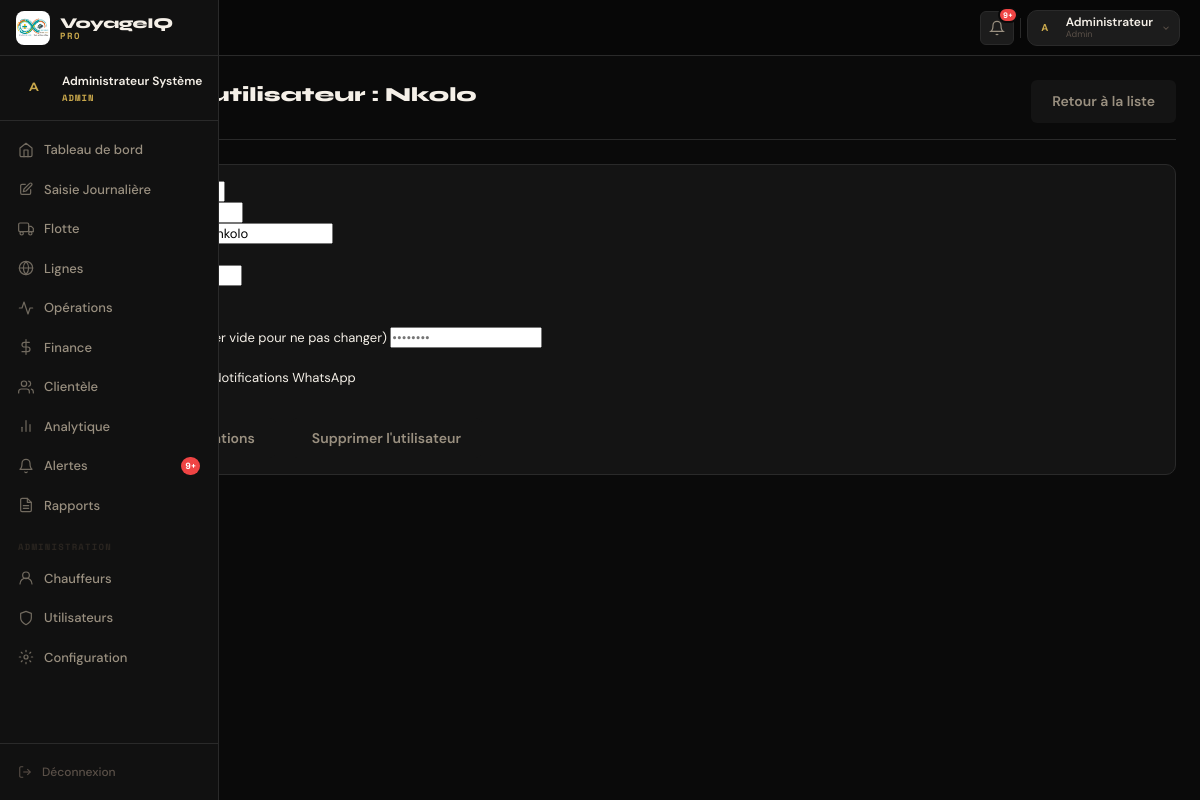
The page /admin/modifier-utilisateur/9 (signed in) on the database its author committed.
### app/models/utilisateur.py (models this page shows, shortened)
class Utilisateur(UserMixin, db.Model):
    __tablename__ = 'utilisateurs'
    id              = db.Column(db.Integer, primary_key=True)
    identifiant     = db.Column(db.String(50),  unique=True, nullable=False)
    nom             = db.Column(db.String(100), nullable=False)
    prenom          = db.Column(db.String(100), nullable=True)
    matricule       = db.Column(db.String(20),  unique=True, nullable=True)  # ← NOUVEAU
    telephone       = db.Column(db.String(20),  nullable=True)               # ← NOUVEAU
    telephone_whatsapp = db.Column(db.String(20), nullable=True)             # ← NOUVEAU (envoi rapports)
    email           = db.Column(db.String(150), unique=True, nullable=True)  # ← NOUVEAU
    adresse         = db.Column(db.String(200), nullable=True)               # ← NOUVEAU
    photo           = db.Column(db.String(255), nullable=True)               # ← NOUVEAU (chemin fichier)
    bio             = db.Column(db.Text,        nullable=True)               # ← NOUVEAU
    role            = db.Column(db.String(20),  nullable=False, default='superviseur')
    agence          = db.Column(db.String(100), nullable=True)
    pwd_hash        = db.Column(db.String(255), nullable=False)
    actif           = db.Column(db.Boolean, default=True)
    created_at      = db.Column(db.DateTime, default=lambda: datetime.now(timezone.utc))
    last_login      = db.Column(db.DateTime, nullable=True)
    notif_email     = db.Column(db.Boolean, default=True)                    # ← NOUVEAU
    notif_whatsapp  = db.Column(db.Boolean, default=False)                   # ← NOUVEAU
    def can_access(self, page):
        return page in ROLE_PAGES.get(self.role, [])

### app/blueprints/bp_admin.py (the view, shortened to what this page needs)
@bp_admin.route('/modifier-utilisateur/<int:uid>', methods=['GET', 'POST'])
@login_required
@role_required('admin')
def modifier_utilisateur(uid):
    u = Utilisateur.query.get_or_404(uid)
    return render_template('admin/modifier_utilisateur.html', user=u, roles=ROLES)

### app/models/utilisateur.py (called while the page is built)
@login_manager.user_loader
def load_user(user_id):
    if str(user_id).startswith('c-'):
        from app.models.chauffeur import Chauffeur
        return db.session.get(Chauffeur, int(user_id[2:]))
    return db.session.get(Utilisateur, int(user_id))

### app/templates/admin/modifier_utilisateur.html (shortened to what this page needs)
{% extends "base/base_admin.html" %}
{% block content %}
<div class="admin-page">
  <div class="page-header">
    <h1 class="page-title"> Modifier l'utilisateur : {{ user.nom }}</h1>
    <a href="{{ url_for('admin.utilisateurs') }}" class="btn btn-secondary">Retour à la liste</a>
  </div>
  <div class="section-card">
    <form action="{{ url_for('admin.modifier_utilisateur', user_id=user.id) }}" method="POST" enctype="multipart/form-data">
      <div class="form-grid">
        <div class="form-group">
          <label class="form-label">Nom</label>
        </div>
        <div class="form-group">
          <label class="form-label">Prénom</label>
        </div>
        <div class="form-group">
          <label class="form-label">Identifiant (Téléphone)</label>
          <input type="text" name="identifiant" class="form-input" value="{{ user.identifiant }}" required>
        </div>
        <div class="form-group">
          <label class="form-label">Rôle</label>
        </div>
        <div class="form-group">
          <label class="form-label">Agence</label>
        </div>
        <div class="form-group">
          <label class="form-label">Statut</label>
        </div>
      </div>
      <div class="form-group" style="margin-top:20px;">
        <label class="form-label">Nouveau mot de passe (laisser vide pour ne pas changer)</label>
        <input type="password" name="password" class="form-input" placeholder="••••••••">
      </div>
      <div class="form-row" style="margin-top:20px;">
        <label class="checkbox-label">
        </label>
        <label class="checkbox-label">
          Notifications WhatsApp
        </label>
      </div>
      <div style="margin-top: 30px; display: flex; gap: 15px;">
        <button type="submit" class="btn btn-primary">Enregistrer les modifications</button>
        {% if user.id != current_user.id %}
        <button type="button" class="btn btn-danger" onclick="confirmDelete()">Supprimer l'utilisateur</button>
        {% endif %}
      </div>
    </form>
  </div>
</div>
{% endblock %}

### app/templates/base/base_admin.html (shortened to what this page needs)
<!DOCTYPE html>
<html lang="fr" data-theme="admin">
<head>
  <link rel="stylesheet" href="https://cdnjs.cloudflare.com/ajax/libs/font-awesome/6.5.0/css/all.min.css">
  <link rel="stylesheet" href="{{ url_for('static', filename='css/base/variables.css') }}">
  <link rel="stylesheet" href="{{ url_for('static', filename='css/base/reset.css') }}">
  <link rel="stylesheet" href="{{ url_for('static', filename='css/base/main.css') }}">
  <link rel="stylesheet" href="{{ url_for('static', filename='css/base/animations.css') }}">
  <link rel="stylesheet" href="{{ url_for('static', filename='css/base/style_admin.css') }}">
  <link rel="stylesheet" href="{{ url_for('static', filename='css/components/sidebar.css') }}">
  <link rel="stylesheet" href="{{ url_for('static', filename='css/components/navbar.css') }}">
  <link rel="stylesheet" href="{{ url_for('static', filename='css/components/buttons.css') }}">
  <link rel="stylesheet" href="{{ url_for('static', filename='css/components/cards.css') }}">
  <link rel="stylesheet" href="{{ url_for('static', filename='css/components/tables.css') }}">
  <link rel="stylesheet" href="{{ url_for('static', filename='css/components/forms.css') }}">
  <link rel="stylesheet" href="{{ url_for('static', filename='css/components/modals.css') }}">
  <link rel="stylesheet" href="{{ url_for('static', filename='css/components/kpi.css') }}">
</head>
<body class="admin-layout">
<aside class="sidebar" id="sidebar">
  <div class="sidebar__brand">
    <a href="{{ url_for('dashboard.index') }}" class="sidebar__logo">
      <div class="sidebar__logo-icon">
        <img src="{{ url_for('static', filename='images/logo.jpeg') }}"
             alt="VoyageIQ Logo"
             onerror="this.parentElement.innerHTML='<span style=\'font-family:var(--font-head);font-size:15px;font-weight:800;color:var(--gold);\'>VIQ</span>'">
      </div>
      <div class="sidebar__logo-text">
        <span class="sidebar__logo-name">VoyageIQ</span>
        <span class="sidebar__logo-tag">PRO</span>
      </div>
    </a>
  </div>
  <div class="sidebar__user">
    <div class="sidebar__user-avatar">
      {% if current_user.photo %}
        <img src="{{ url_for('static', filename='images/avatars/' ~ current_user.photo) }}"
             alt="{{ current_user.nom }}"
             onerror="this.parentElement.textContent='{{ current_user.nom[:1] if current_user.nom else 'A' }}'">
      {% else %}
        {{ current_user.nom[:1] | upper if current_user.nom else 'A' }}
      {% endif %}
    </div>
    <div class="sidebar__user-info">
      <span class="sidebar__user-name">{{ current_user.nom }} {{ current_user.prenom or '' }}</span>
      <span class="sidebar__user-role">{{ current_user.role | upper }}</span>
    </div>
  </div>
  <nav class="sidebar__nav" role="navigation" aria-label="Navigation principale">
    {% for endpoint, page, label, icon_path in nav_items %}
      {% if not current_user.can_access or current_user.can_access(page) %}
      <a href="{{ url_for(endpoint) }}"
         class="sidebar__nav-item {% if request.endpoint and request.endpoint.startswith(page) %}sidebar__nav-item--active{% endif %}"
         aria-current="{% if request.endpoint and request.endpoint.startswith(page) %}page{% endif %}">
        <svg class="sidebar__nav-icon" width="16" height="16" viewBox="0 0 24 24"
             fill="none" stroke="currentColor" stroke-width="1.8"
             stroke-linecap="round" stroke-linejoin="round">
          {{ icon_path | safe }}
        </svg>
        <span>{{ label }}</span>
        {% if page == 'alertes' %}
          {% set nb = alertes_count | default(0) %}
          {% if nb > 0 %}
            <span class="sidebar__nav-badge">{{ nb if nb < 10 else '9+' }}</span>
          {% endif %}
        {% endif %}
      </a>
      {% endif %}
    {% endfor %}
    {% if current_user.role == 'admin' %}
    <div class="sidebar__separator">Administration</div>
    <a href="{{ url_for('admin.chauffeurs') }}"
       class="sidebar__nav-item {% if request.endpoint == 'admin.chauffeurs' %}sidebar__nav-item--active{% endif %}">
      <svg class="sidebar__nav-icon" width="16" height="16" viewBox="0 0 24 24"
           fill="none" stroke="currentColor" stroke-width="1.8" stroke-linecap="round" stroke-linejoin="round">
        <circle cx="12" cy="8" r="5"/>
        <path d="M3 21a9 9 0 0118 0"/>
      </svg>
      <span>Chauffeurs</span>
    </a>
    <a href="{{ url_for('admin.utilisateurs') }}"
       class="sidebar__nav-item {% if request.endpoint == 'admin.utilisateurs' %}sidebar__nav-item--active{% endif %}">
      <svg class="sidebar__nav-icon" width="16" height="16" viewBox="0 0 24 24"
           fill="none" stroke="currentColor" stroke-width="1.8" stroke-linecap="round" stroke-linejoin="round">
        <path d="M12 22s8-4 8-10V5l-8-3-8 3v7c0 6 8 10 8 10z"/>
      </svg>
      <span>Utilisateurs</span>
    </a>
    <a href="{{ url_for('admin.index') }}"
       class="sidebar__nav-item {% if request.endpoint == 'admin.index' %}sidebar__nav-item--active{% endif %}">
      <span>Configuration</span>
    </a>
    {% endif %}
  </nav>
  <div class="sidebar__footer">
    <a href="{{ url_for('auth.logout') }}" class="sidebar__logout">
      <svg width="14" height="14" viewBox="0 0 24 24" fill="none" stroke="currentColor" stroke-width="1.8">
        <path d="M9 21H5a2 2 0 01-2-2V5a2 2 0 012-2h4"/>
        <polyline points="16 17 21 12 16 7"/>
        <line x1="21" y1="12" x2="9" y2="12"/>
      </svg>
      <span>Déconnexion</span>
    </a>
  </div>
</aside>
<div class="admin-main" id="adminMain">
  <header class="topbar" role="banner">
    <div class="topbar__breadcrumb" aria-label="Fil d'ariane">
      <span class="topbar__breadcrumb-root">VoyageIQ</span>
      <span class="topbar__breadcrumb-current">{% block breadcrumb %}Dashboard{% endblock %}</span>
    </div>
    <div class="topbar__actions">
      <a href="{{ url_for('alertes.index') }}" class="topbar__action-btn" title="Alertes" aria-label="Alertes">
        <svg width="16" height="16" viewBox="0 0 24 24" fill="none" stroke="currentColor" stroke-width="1.8">
          <path d="M18 8A6 6 0 006 8c0 7-3 9-3 9h18s-3-2-3-9"/>
          <path d="M13.73 21a2 2 0 01-3.46 0"/>
        </svg>
        {% set nb_alertes = alertes_count | default(0) %}
        {% if nb_alertes > 0 %}
          <span class="topbar__badge">{{ nb_alertes if nb_alertes < 10 else '9+' }}</span>
        {% endif %}
      </a>
      <div class="topbar__profile" id="profileMenu" role="button"
           aria-haspopup="true" aria-expanded="false"
           tabindex="0"
           aria-label="Menu profil">
        <div class="topbar__profile-avatar">
          {% if current_user.photo %}
            <img src="{{ url_for('static', filename='images/avatars/' ~ current_user.photo) }}"
                 alt="{{ current_user.nom }}"
                 onerror="this.parentElement.textContent='{{ current_user.nom[:1] | upper if current_user.nom else 'A' }}'">
          {% else %}
            {{ current_user.nom[:1] | upper if current_user.nom else 'A' }}
          {% endif %}
        </div>
        <div class="topbar__profile-info">
          <span class="topbar__profile-name">{{ current_user.nom }}</span>
          <span class="topbar__profile-role">{{ current_user.role | capitalize }}</span>
        </div>
        <svg width="10" height="10" viewBox="0 0 24 24" fill="none" stroke="currentColor" stroke-width="2.5">
          <polyline points="6 9 12 15 18 9"/>
        </svg>
      </div>
    </div>
  </header>
  <main class="admin-content" id="mainContent">
    {% block content %}{% endblock %}
  </main>
</div>
</body>
</html>

### app/static/css/base/variables.css (style rules this page uses)
:root { --bg: #0A0A0A; --bg2: #111111; --bg3: #181818; --card: #141414; --card2: #1C1C1C; --border: #2A2A2A; --border2: #3A3A2A; --gold: #C9A84C; --gold2: #E8C96A; --gold3: #A07830; --ok: #22C55E; --warn: #F59E0B; --err: #EF4444; --info: #60A5FA; --purple: #A855F7; --t: #F5F0E8; --t2: #9A9080; --t3: #5A5048; --t4: #2A2520; --font-main: 'DM Sans', sans-serif; --font-head: 'Syne', sans-serif; --font-mono: 'Space Mono', monospace; --radius: 10px; --radius-sm: 6px; --radius-lg: 16px; --navbar-h: 56px; }

### app/static/css/base/main.css (style rules this page uses)
body { background: var(--bg); color: var(--t); font-family: var(--font-main); font-size: 13px; line-height: 1.5; }
.page-header { display: flex; align-items: flex-start; justify-content: space-between; flex-wrap: wrap; gap: 12px; margin-bottom: 24px; padding-bottom: 16px; border-bottom: 1px solid var(--border); }
.page-title { font-family: var(--font-head); font-size: 20px; font-weight: 800; color: var(--t); display: flex; align-items: center; gap: 8px; }
.section-card { background: var(--card); border: 1px solid var(--border); border-radius: var(--radius); padding: 16px; margin-bottom: 16px; }
.btn { display: inline-flex; align-items: center; gap: 5px; padding: 6px 14px; border-radius: var(--radius-sm); font-size: 12px; font-weight: 500; cursor: pointer; border: 1px solid var(--border); font-family: var(--font-main); transition: all .12s; white-space: nowrap; background: var(--card); color: var(--t2); }

### app/static/css/components/buttons.css (style rules this page uses)
.btn { display: inline-flex; align-items: center; justify-content: center; gap: 8px; padding: 10px 20px; border-radius: var(--radius-sm); font-family: var(--font-main); font-weight: 600; font-size: 14px; cursor: pointer; transition: all var(--dur-mid) var(--ease); border: 1px solid transparent; }

### rows shown on the page
Utilisateur: nom "A", nom "Administrateur", prenom "Système", role "ADMIN", role "Admin"
Utilisateur: nom "Nkolo", identifiant "audit.nkolo"

### other values the page prints
{{ label }} "Tableau de bord" "Saisie Journalière" "Flotte" "Lignes" "Opérations" "Finance" "Clientèle" "Analytique" "Alertes" "Rapports"
{{ nb if nb < 10 else '9+' }} "9+"
{{ nb_alertes if nb_alertes < 10 else '9+' }} "9+"
